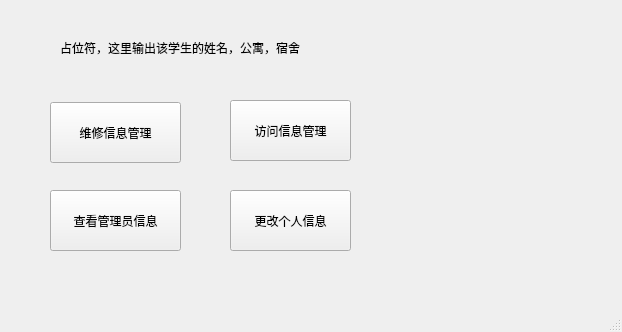
<?xml version="1.0" encoding="UTF-8"?>
<ui version="4.0">
 <class>student_interface</class>
 <widget class="QMainWindow" name="student_interface">
  <property name="geometry">
   <rect>
    <x>0</x>
    <y>0</y>
    <width>622</width>
    <height>332</height>
   </rect>
  </property>
  <property name="windowTitle">
   <string>学生界面</string>
  </property>
  <widget class="QWidget" name="centralwidget">
   <widget class="QPushButton" name="ask_maintenance">
    <property name="geometry">
     <rect>
      <x>50</x>
      <y>102</y>
      <width>131</width>
      <height>61</height>
     </rect>
    </property>
    <property name="text">
     <string>维修信息管理</string>
    </property>
   </widget>
   <widget class="QLabel" name="student_info">
    <property name="geometry">
     <rect>
      <x>60</x>
      <y>40</y>
      <width>591</width>
      <height>16</height>
     </rect>
    </property>
    <property name="text">
     <string>占位符，这里输出该学生的姓名，公寓，宿舍</string>
    </property>
   </widget>
   <widget class="QPushButton" name="add_visitor">
    <property name="geometry">
     <rect>
      <x>230</x>
      <y>100</y>
      <width>121</width>
      <height>61</height>
     </rect>
    </property>
    <property name="text">
     <string>访问信息管理</string>
    </property>
   </widget>
   <widget class="QPushButton" name="check_admin">
    <property name="geometry">
     <rect>
      <x>50</x>
      <y>190</y>
      <width>131</width>
      <height>61</height>
     </rect>
    </property>
    <property name="text">
     <string>查看管理员信息</string>
    </property>
   </widget>
   <widget class="QPushButton" name="change_info">
    <property name="geometry">
     <rect>
      <x>230</x>
      <y>190</y>
      <width>121</width>
      <height>61</height>
     </rect>
    </property>
    <property name="text">
     <string>更改个人信息</string>
    </property>
   </widget>
  </widget>
  <widget class="QStatusBar" name="statusbar"/>
 </widget>
 <resources/>
 <connections/>
</ui>
